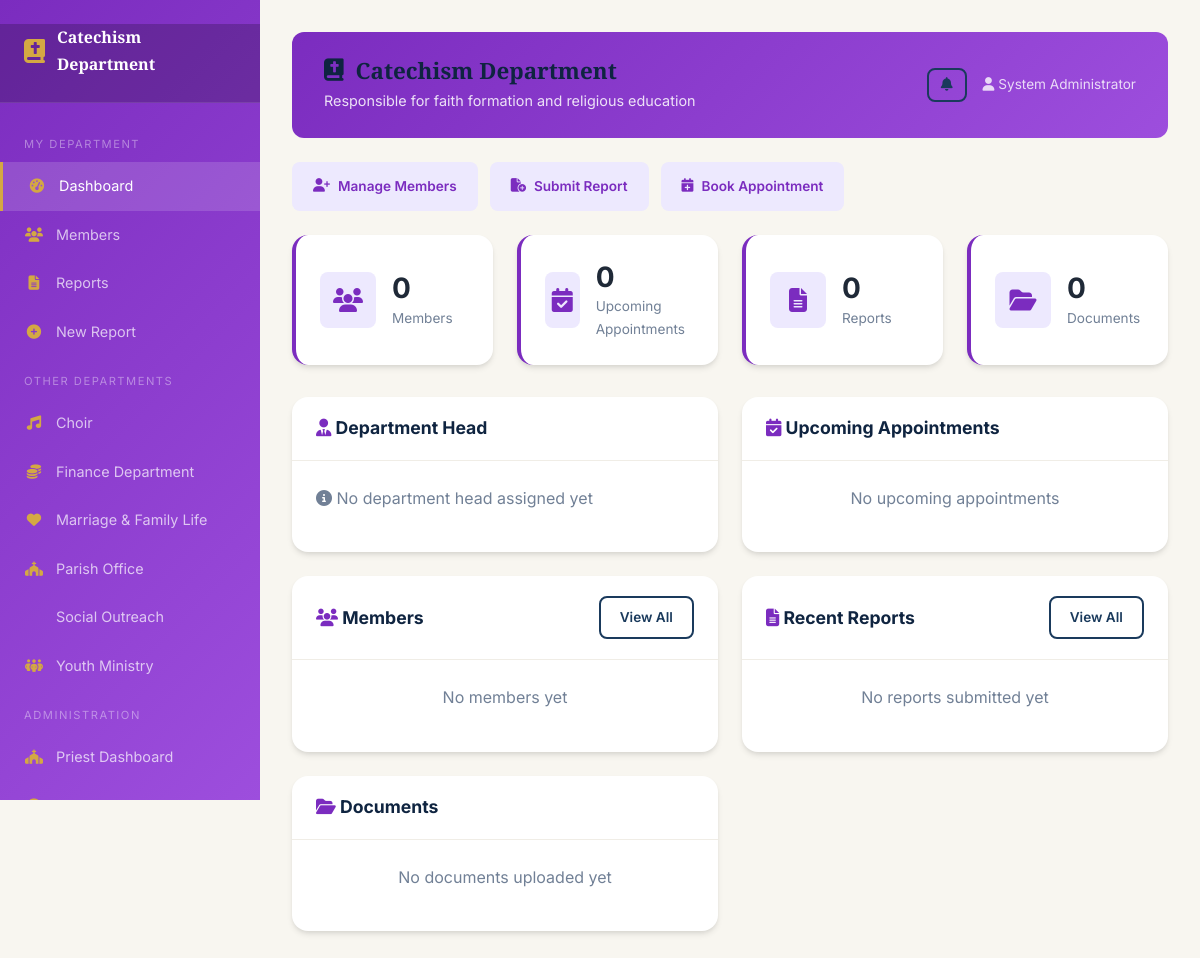
/department/dashboards/catechism.php (signed in), run on an earlier commit of the app's database.
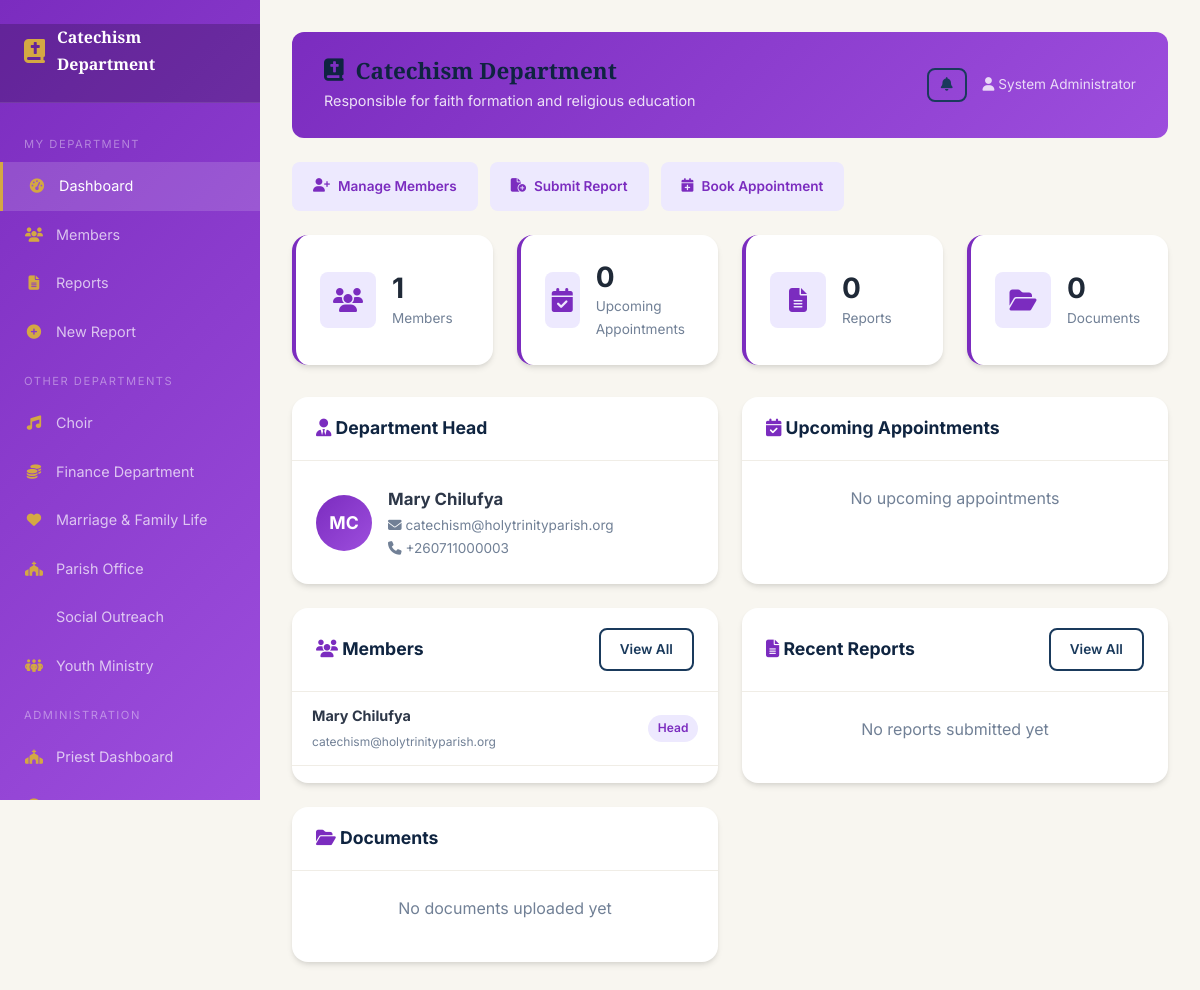
And on a later commit of the database.
### tables this page shows
CREATE TABLE departments (
    id INT AUTO_INCREMENT PRIMARY KEY,
    name VARCHAR(150) NOT NULL,
    slug VARCHAR(150) UNIQUE NOT NULL,
    description TEXT,
    head_user_id INT,
    email VARCHAR(255),
    phone VARCHAR(20),
    is_active TINYINT(1) DEFAULT 1,
    created_at TIMESTAMP DEFAULT CURRENT_TIMESTAMP,
    updated_at TIMESTAMP DEFAULT CURRENT_TIMESTAMP ON UPDATE CURRENT_TIMESTAMP,
    FOREIGN KEY (head_user_id) REFERENCES users(id) ON DELETE SET NULL
);

CREATE TABLE users (
    id INT AUTO_INCREMENT PRIMARY KEY,
    first_name VARCHAR(100) NOT NULL,
    last_name VARCHAR(100) NOT NULL,
    email VARCHAR(255) UNIQUE NOT NULL,
    phone VARCHAR(20),
    password_hash VARCHAR(255) NOT NULL,
    role ENUM('parishioner','priest','department_head','admin','super_admin') DEFAULT 'parishioner',
    profile_photo VARCHAR(255) DEFAULT NULL,
    date_of_birth DATE,
    gender ENUM('male','female','other'),
    address TEXT,
    emergency_contact VARCHAR(255),
    is_active TINYINT(1) DEFAULT 1,
    email_verified TINYINT(1) DEFAULT 0,
    verification_token VARCHAR(255),
    reset_token VARCHAR(255),
    reset_token_expiry DATETIME,
    last_login DATETIME,
    created_at TIMESTAMP DEFAULT CURRENT_TIMESTAMP,
    updated_at TIMESTAMP DEFAULT CURRENT_TIMESTAMP ON UPDATE CURRENT_TIMESTAMP
);

CREATE TABLE department_members (
    id INT AUTO_INCREMENT PRIMARY KEY,
    department_id INT NOT NULL,
    user_id INT NOT NULL,
    role VARCHAR(100) DEFAULT 'member',
    joined_at TIMESTAMP DEFAULT CURRENT_TIMESTAMP,
    FOREIGN KEY (department_id) REFERENCES departments(id) ON DELETE CASCADE,
    FOREIGN KEY (user_id) REFERENCES users(id) ON DELETE CASCADE,
    UNIQUE KEY unique_dept_member (department_id, user_id)
);

### department/dashboards/catechism.php (called while the page is built)
<?php
$deptSlug = 'catechism';
require_once __DIR__ . '/template.php';

### config/database.php (called while the page is built, shortened)
<?php
class Database {
    private static $instance = null;
    private $connection;
    private function __construct() {
        try {
            $dsn = "mysql:host=" . DB_HOST . ";dbname=" . DB_NAME . ";charset=" . DB_CHARSET;
            $this->connection = new PDO($dsn, DB_USER, DB_PASS, [
                PDO::ATTR_ERRMODE => PDO::ERRMODE_EXCEPTION,
                PDO::ATTR_DEFAULT_FETCH_MODE => PDO::FETCH_ASSOC,
                PDO::ATTR_EMULATE_PREPARES => false,
            ]);
        } catch (PDOException $e) {
            error_log("Database connection failed: " . $e->getMessage());
            die("Database connection failed. Please try again later.");
        }
    }
    public static function getInstance() {
        if (self::$instance === null) {
            self::$instance = new self();
        }
        return self::$instance;
    }
    public function query($sql, $params = []) {
        $stmt = $this->connection->prepare($sql);
        $stmt->execute($params);
        return $stmt;
    }
    public function fetch($sql, $params = []) {
        return $this->query($sql, $params)->fetch();
    }
    public function fetchAll($sql, $params = []) {
        return $this->query($sql, $params)->fetchAll();
    }
}

### config/app.php (called while the page is built, shortened)
<?php
require_once APP_ROOT . '/config/database.php';
function sanitize($input) {
    return htmlspecialchars(trim($input), ENT_QUOTES, 'UTF-8');
}
function getNotifications($limit = 20) {
    $db = Database::getInstance();
    $userId = $_SESSION['user_id'];
    $role = $_SESSION['user_role'] ?? '';
    $deptIds = $db->fetchAll("SELECT department_id FROM department_members WHERE user_id = ?", [$userId]);
    $deptIdList = array_column($deptIds, 'department_id');
    $headDepts = $db->fetchAll("SELECT id FROM departments WHERE head_user_id = ?", [$userId]);
    $deptIdList = array_merge($deptIdList, array_column($headDepts, 'id'));
    $deptIdList = array_unique($deptIdList);
    $where = "(n.user_id = ?";
    $params = [$userId];
    if ($role) {
        $where .= " OR n.role_target = ?";
        $params[] = $role;
    }
    if (in_array($role, ['priest', 'super_admin'])) {
        $where .= " OR n.department_id IS NOT NULL";
    } elseif (!empty($deptIdList)) {
        $placeholders = implode(',', array_fill(0, count($deptIdList), '?'));
        $where .= " OR n.department_id IN ({$placeholders})";
        $params = array_merge($params, $deptIdList);
    }
    $where .= " OR (n.user_id IS NULL AND n.department_id IS NULL AND n.role_target IS NULL)";
    $where .= ")";
    return $db->fetchAll(
        "SELECT n.*, u.first_name as sender_first, u.last_name as sender_last
         FROM notifications n LEFT JOIN users u ON n.created_by = u.id
         WHERE {$where} ORDER BY n.created_at DESC LIMIT ?",
        array_merge($params, [$limit])
    );
}

### department/dashboards/template.php (the view, shortened to what the changed rows need)
<?php
require_once __DIR__ . '/../../config/app.php';
$db = Database::getInstance();
$userRole = $_SESSION['user_role'] ?? '';
$dept = $db->fetch("SELECT * FROM departments WHERE slug = ? AND is_active = 1", [$deptSlug]);
$deptId = $dept['id'];
$isPrivileged = in_array($userRole, ['priest', 'super_admin', 'admin']);
$deptMeta = [
    'parish-office'    => ['icon' => 'fa-church',              'color' => '#1a365d', 'gradient' => 'linear-gradient(135deg, #1a365d, #2c5282)',  'light' => '#dbeafe'],
    'finance'          => ['icon' => 'fa-coins',               'color' => '#2d6a4f', 'gradient' => 'linear-gradient(135deg, #2d6a4f, #40916c)',  'light' => '#d1fae5'],
    'catechism'        => ['icon' => 'fa-book-bible',          'color' => '#7b2cbf', 'gradient' => 'linear-gradient(135deg, #7b2cbf, #9d4edd)',  'light' => '#ede9fe'],
    'youth-ministry'   => ['icon' => 'fa-people-group',        'color' => '#e85d04', 'gradient' => 'linear-gradient(135deg, #e85d04, #f48c06)',  'light' => '#ffedd5'],
    'choir'            => ['icon' => 'fa-music',               'color' => '#d62828', 'gradient' => 'linear-gradient(135deg, #d62828, #e63946)',  'light' => '#fee2e2'],
    'marriage-family'  => ['icon' => 'fa-heart',               'color' => '#c2185b', 'gradient' => 'linear-gradient(135deg, #c2185b, #e91e63)',  'light' => '#fce4ec'],
    'social-outreach'  => ['icon' => 'fa-hands-holding-heart', 'color' => '#0077b6', 'gradient' => 'linear-gradient(135deg, #0077b6, #00b4d8)',  'light' => '#e0f2fe'],
];
$meta = $deptMeta[$deptSlug] ?? ['icon' => 'fa-building', 'color' => '#475569', 'gradient' => 'linear-gradient(135deg, #475569, #64748b)', 'light' => '#f1f5f9'];
$memberCount = $db->fetch("SELECT COUNT(*) as cnt FROM department_members WHERE department_id = ?", [$deptId])['cnt'];
$head = $db->fetch("SELECT first_name, last_name, email, phone FROM users WHERE id = ?", [$dept['head_user_id'] ?? 0]);
$recentMembers = $db->fetchAll(
    "SELECT u.first_name, u.last_name, u.email, u.phone, dm.role, dm.joined_at
     FROM department_members dm INNER JOIN users u ON dm.user_id = u.id
     WHERE dm.department_id = ? ORDER BY dm.joined_at DESC LIMIT 10",
    [$deptId]
);
$allDepts = $db->fetchAll("SELECT id, name, slug FROM departments WHERE is_active = 1 ORDER BY name");
?>
<!DOCTYPE html>
<html lang="en">
<head>
    <link rel="stylesheet" href="https://cdnjs.cloudflare.com/ajax/libs/font-awesome/6.5.1/css/all.min.css">
    <link rel="stylesheet" href="/holy-trinity/assets/css/style.css">
</head>
<body>
    <div class="dashboard-layout">
        <aside class="sidebar dept-sidebar">
            <nav class="sidebar-menu">
                <div class="sidebar-section">My Department</div>
                <a href="/holy-trinity/department/dashboards/<?= $deptSlug ?>.php" class="active">
                    <i class="fas fa-tachometer-alt"></i> Dashboard
                </a>
                <a href="/holy-trinity/department/members.php?dept=<?= $deptId ?>">
                    <i class="fas fa-users"></i> Members
                </a>
                <a href="/holy-trinity/department/reports.php?dept=<?= $deptId ?>">
                    <i class="fas fa-file-alt"></i> Reports
                </a>
                <a href="/holy-trinity/department/reports.php?dept=<?= $deptId ?>&action=new">
                    <i class="fas fa-plus-circle"></i> New Report
                </a>
                <?php if (count($allDepts) > 1 && $isPrivileged): ?>
                <div class="sidebar-section">Other Departments</div>
                <?php foreach ($allDepts as $d):
                    if ($d['slug'] === $deptSlug) continue;
                    $dm = $deptMeta[$d['slug']] ?? ['icon' => 'fa-building'];
                ?>
                    <a href="/holy-trinity/department/dashboards/<?= $d['slug'] ?>.php">
                        <i class="fas <?= $dm['icon'] ?>"></i> <?= sanitize($d['name']) ?>
                    </a>
                <?php endforeach; ?>
                <?php endif; ?>
                <?php if ($isPrivileged): ?>
                <div class="sidebar-section">Administration</div>
                <a href="/holy-trinity/priest/dashboard.php"><i class="fas fa-church"></i> Priest Dashboard</a>
                <a href="/holy-trinity/admin/dashboard.php"><i class="fas fa-tachometer-alt"></i> Admin Panel</a>
                <?php endif; ?>
            </nav>
        </aside>
        <div class="dashboard-main">
            <div class="dept-header-banner">
                <div>
                    <h1><i class="fas <?= $meta['icon'] ?>"></i> <?= sanitize($dept['name']) ?></h1>
                </div>
            </div>
            <div class="stats-grid" style="grid-template-columns:repeat(auto-fit, minmax(200px, 1fr));">
                <div class="stat-card dept-stat-card">
                    <div class="stat-info"><h3><?= $memberCount ?></h3><p>Members</p></div>
                </div>
            </div>
            <div class="grid-2">
                <div class="card">
                    <div class="card-body">
                        <?php if ($head): ?>
                            <div style="display:flex; align-items:center; gap:1rem;">
                                <div style="width:56px; height:56px; border-radius:50%; background:<?= $meta['gradient'] ?>; color:#fff; display:flex; align-items:center; justify-content:center; font-weight:700; font-size:1.1rem;">
                                    <?= strtoupper(substr($head['first_name'],0,1) . substr($head['last_name'],0,1)) ?>
                                </div>
                                <div>
                                    <strong style="font-size:1.05rem;"><?= sanitize($head['first_name'] . ' ' . $head['last_name']) ?></strong>
                                    <div class="text-muted" style="font-size:0.85rem;"><i class="fas fa-envelope"></i> <?= sanitize($head['email']) ?></div>
                                    <?php if ($head['phone']): ?>
                                        <div class="text-muted" style="font-size:0.85rem;"><i class="fas fa-phone"></i> <?= sanitize($head['phone']) ?></div>
                                    <?php endif; ?>
                                </div>
                            </div>
                        <?php else: ?>
                            <p class="text-muted"><i class="fas fa-info-circle"></i> No department head assigned yet</p>
                        <?php endif; ?>
                    </div>
                </div>
                <div class="card">
                    <div class="card-body" style="padding:0;">
                        <?php if (empty($recentMembers)): ?>
                            <p class="text-muted text-center" style="padding:1.5rem;">No members yet</p>
                        <?php else: ?>
                            <?php foreach ($recentMembers as $m): ?>
                            <div style="padding:0.75rem 1.25rem; border-bottom:1px solid var(--light-gray); display:flex; justify-content:space-between; align-items:center; font-size:0.9rem;">
                                <div>
                                    <strong><?= sanitize($m['first_name'] . ' ' . $m['last_name']) ?></strong>
                                    <br><small class="text-muted"><?= sanitize($m['email']) ?></small>
                                </div>
                                <span class="dept-badge-role"><?= ucfirst($m['role']) ?></span>
                            </div>
                            <?php endforeach; ?>
                        <?php endif; ?>
                    </div>
                </div>
            </div>
        </div>
    </div>
</body>
</html>

What changed in the data, as far as the page shows it:
added users: first_name+last_name "MC", first_name+last_name "Mary Chilufya", email "catechism@holytrinityparish.org", phone "+260711000003"
added department_members: user.last_name "Mary Chilufya", user.email "catechism@holytrinityparish.org", role "Head"
Also different on the page:
$memberCount: "0" → "1"
text no longer shown: "No department head assigned yet No members yet"
